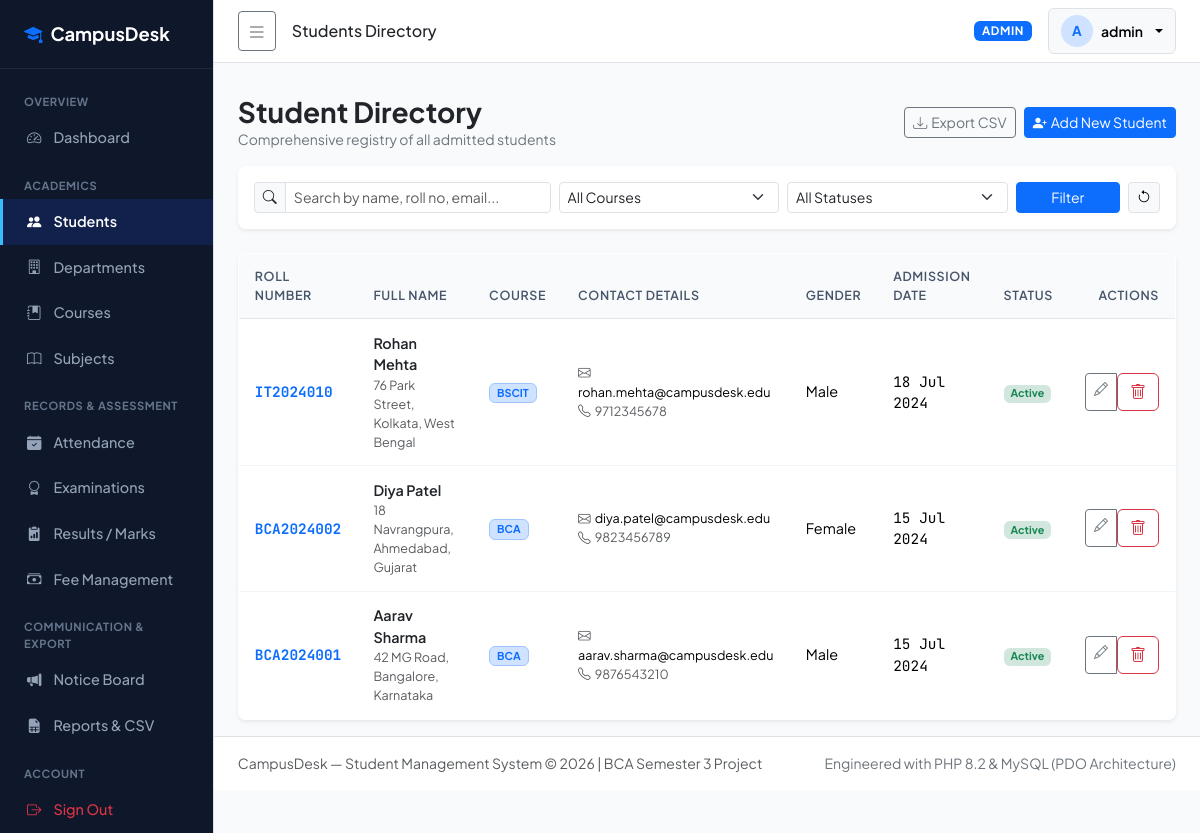
The app's page /admin/students.php (signed in) with its own data.
### tables this page shows
CREATE TABLE `students` (
  `student_id` INT AUTO_INCREMENT PRIMARY KEY,
  `student_code` VARCHAR(30) NOT NULL UNIQUE COMMENT 'Academic Roll Number / Enrollment No',
  `user_id` INT NULL UNIQUE COMMENT 'Linked user login account',
  `course_id` INT NOT NULL,
  `full_name` VARCHAR(100) NOT NULL,
  `email` VARCHAR(100) NOT NULL UNIQUE,
  `phone` VARCHAR(20) NOT NULL,
  `dob` DATE NOT NULL,
  `gender` ENUM('Male', 'Female', 'Other') NOT NULL,
  `address` TEXT NOT NULL,
  `admission_date` DATE NOT NULL,
  `enrollment_status` ENUM('Active', 'Graduated', 'Suspended', 'Withdrawn') NOT NULL DEFAULT 'Active',
  `created_at` TIMESTAMP DEFAULT CURRENT_TIMESTAMP,
  `updated_at` TIMESTAMP DEFAULT CURRENT_TIMESTAMP ON UPDATE CURRENT_TIMESTAMP,
  CONSTRAINT `fk_students_user` FOREIGN KEY (`user_id`) REFERENCES `users` (`user_id`) ON DELETE SET NULL ON UPDATE CASCADE,
  CONSTRAINT `fk_students_course` FOREIGN KEY (`course_id`) REFERENCES `courses` (`course_id`) ON DELETE RESTRICT ON UPDATE CASCADE,
  INDEX `idx_students_code` (`student_code`),
  INDEX `idx_students_course` (`course_id`),
  INDEX `idx_students_status` (`enrollment_status`)
);

CREATE TABLE `courses` (
  `course_id` INT AUTO_INCREMENT PRIMARY KEY,
  `dept_id` INT NOT NULL,
  `course_name` VARCHAR(120) NOT NULL,
  `course_code` VARCHAR(20) NOT NULL UNIQUE,
  `duration_years` DECIMAL(3,1) NOT NULL DEFAULT 3.0,
  `description` TEXT NULL,
  `status` ENUM('active', 'inactive') NOT NULL DEFAULT 'active',
  `created_at` TIMESTAMP DEFAULT CURRENT_TIMESTAMP,
  CONSTRAINT `fk_courses_dept` FOREIGN KEY (`dept_id`) REFERENCES `departments` (`dept_id`) ON DELETE RESTRICT ON UPDATE CASCADE,
  INDEX `idx_courses_dept` (`dept_id`)
);

### includes/functions.php (called while the page is built, shortened)
<?php
function e(?string $string): string {
    return htmlspecialchars((string)$string, ENT_QUOTES, 'UTF-8');
}
function format_date(?string $date_str): string {
    $time = strtotime($date_str);
    return $time ? date('d M Y', $time) : $date_str;
}

### admin/students.php (the view, shortened to what this page needs)
<?php
require_once __DIR__ . '/../config/database.php';
require_once __DIR__ . '/../includes/functions.php';
$search = trim($_GET['search'] ?? '');
$page = max(1, (int)($_GET['page'] ?? 1));
$limit = 10;
$offset = ($page - 1) * $limit;
$where_clauses = [];
$params = [];
$where_sql = !empty($where_clauses) ? 'WHERE ' . implode(' AND ', $where_clauses) : '';
$query_sql = "
    SELECT s.*, c.course_name, c.course_code
    FROM students s
    JOIN courses c ON s.course_id = c.course_id
    {$where_sql}
    ORDER BY s.student_id DESC
    LIMIT {$limit} OFFSET {$offset}
";
$data_stmt = $pdo->prepare($query_sql);
$data_stmt->execute($params);
$students = $data_stmt->fetchAll();
require_once __DIR__ . '/../includes/header.php';
require_once __DIR__ . '/../includes/sidebar.php';
require_once __DIR__ . '/../includes/navbar.php';
?>
<div class="container-fluid px-4 py-3">
  <div class="d-flex justify-content-between align-items-center mb-3 flex-wrap gap-2">
    <div>
      <h3 class="fw-bold text-dark mb-0">Student Directory</h3>
      <div class="text-secondary small">Comprehensive registry of all admitted students</div>
    </div>
    <div class="d-flex gap-2">
      <a href="reports.php?type=students" class="btn btn-outline-secondary btn-sm"><i class="bi bi-download me-1"></i>Export CSV</a>
      <a href="student_add.php" class="btn btn-primary btn-sm"><i class="bi bi-person-plus-fill me-1"></i>Add New Student</a>
    </div>
  </div>
  <div class="card border-0 shadow-sm rounded-3 p-3 bg-white mb-4">
    <form method="GET" action="students.php" class="row g-2 align-items-center">
      <div class="col-md-4">
        <div class="input-group input-group-sm">
          <span class="input-group-text bg-light"><i class="bi bi-search"></i></span>
          <input type="text" name="search" class="form-control" placeholder="Search by name, roll no, email..." value="<?= e($search) ?>">
        </div>
      </div>
      <div class="col-md-3">
        <select name="course_id" class="form-select form-select-sm">
          <option value="0">All Courses</option>
        </select>
      </div>
      <div class="col-md-3">
        <select name="status" class="form-select form-select-sm">
          <option value="">All Statuses</option>
        </select>
      </div>
      <div class="col-md-2 d-flex gap-2">
        <button type="submit" class="btn btn-primary btn-sm flex-grow-1">Filter</button>
        <a href="students.php" class="btn btn-light btn-sm border" title="Reset Filters"><i class="bi bi-arrow-counterclockwise"></i></a>
      </div>
    </form>
  </div>
  <div class="card border-0 shadow-sm rounded-3 bg-white overflow-hidden">
    <div class="table-responsive">
      <table class="table table-hover table-cd mb-0 align-middle">
        <thead>
          <tr>
            <th>Roll Number</th>
            <th>Full Name</th>
            <th>Course</th>
            <th>Contact Details</th>
            <th>Gender</th>
            <th>Admission Date</th>
            <th>Status</th>
            <th class="text-end">Actions</th>
          </tr>
        </thead>
        <tbody>
          <?php if (empty($students)): ?>
            <tr>
              <td colspan="8" class="text-center py-5 text-muted">
                <i class="bi bi-person-x fs-1 d-block mb-2 text-secondary"></i>
                No student records matched your filter criteria.
              </td>
            </tr>
          <?php else: ?>
            <?php foreach ($students as $st): ?>
              <tr>
                <td class="tabular-nums fw-bold text-primary"><?= e($st['student_code']) ?></td>
                <td>
                  <div class="fw-semibold text-dark"><?= e($st['full_name']) ?></div>
                  <div class="text-muted small"><?= e($st['address']) ?></div>
                </td>
                <td>
                  <span class="badge bg-primary-subtle text-primary border border-primary-subtle"><?= e($st['course_code']) ?></span>
                </td>
                <td>
                  <div class="small"><i class="bi bi-envelope me-1 text-muted"></i><?= e($st['email']) ?></div>
                  <div class="small text-muted"><i class="bi bi-telephone me-1"></i><?= e($st['phone']) ?></div>
                </td>
                <td><?= e($st['gender']) ?></td>
                <td class="tabular-nums small"><?= format_date($st['admission_date']) ?></td>
                <td>
                  <span class="badge <?= $st['enrollment_status'] === 'Active' ? 'bg-success-subtle text-success' : 'bg-secondary-subtle text-secondary' ?>">
                    <?= e($st['enrollment_status']) ?>
                  </span>
                </td>
                <td class="text-end">
                  <div class="btn-group btn-group-sm">
                    <a href="student_edit.php?id=<?= (int)$st['student_id'] ?>" class="btn btn-outline-secondary" title="Edit Student">
                      <i class="bi bi-pencil"></i>
                    </a>
                    <form method="POST" action="students.php" class="d-inline" onsubmit="return confirm('Are you sure you want to delete student <?= addslashes($st['full_name']) ?>?');">
                      <button type="submit" class="btn btn-outline-danger" title="Delete Student">
                        <i class="bi bi-trash"></i>
                      </button>
                    </form>
                  </div>
                </td>
              </tr>
            <?php endforeach; ?>
          <?php endif; ?>
        </tbody>
      </table>
    </div>
  </div>
</div>
<?php require_once __DIR__ . '/../includes/footer.php'; ?>

### assets/css/style.css (style rules this page uses)
:root { --cd-primary: #1e40af; --cd-primary-dark: #0f2b48; --cd-primary-light: #3b82f6; --cd-sidebar-bg: #0f172a; --cd-sidebar-hover: #1e293b; --cd-surface: #ffffff; --cd-bg: #f8fafc; --cd-border: #e2e8f0; --cd-text-main: #0f172a; --cd-text-muted: #64748b; }
body { font-family: 'Plus Jakarta Sans', system-ui, -apple-system, BlinkMacSystemFont, 'Segoe UI', Roboto, sans-serif; background-color: var(--cd-bg); color: var(--cd-text-main); min-height: 100vh; }
.tabular-nums, td.metric, .badge-mono { font-family: 'JetBrains Mono', monospace; font-variant-numeric: tabular-nums; }
.table-cd { background: white; border-radius: 8px; overflow: hidden; border: 1px solid var(--cd-border); }
.table-cd thead th { background-color: #f8fafc; color: #475569; font-size: 0.78rem; font-weight: 600; text-transform: uppercase; letter-spacing: 0.05em; border-bottom: 1px solid var(--cd-border); padding: 0.85rem 1rem; }
.table-cd tbody td { padding: 0.85rem 1rem; vertical-align: middle; border-bottom: 1px solid #f1f5f9; font-size: 0.9rem; }

### records on screen
students: student_code "IT2024010", full_name "Rohan Mehta", address "76 Park Street, Kolkata, West Bengal", course.course_code "BSCIT", email "rohan.mehta@campusdesk.edu", phone "9712345678", gender "Male", admission_date "18 Jul 2024", enrollment_status "Active"
students: student_code "BCA2024002", full_name "Diya Patel", address "18 Navrangpura, Ahmedabad, Gujarat", course.course_code "BCA", email "diya.patel@campusdesk.edu", phone "9823456789", gender "Female", admission_date "15 Jul 2024", enrollment_status "Active"
students: student_code "BCA2024001", full_name "Aarav Sharma", address "42 MG Road, Bangalore, Karnataka", course.course_code "BCA", email "aarav.sharma@campusdesk.edu", phone "9876543210", gender "Male", admission_date "15 Jul 2024", enrollment_status "Active"

### other values on screen
$page_title "Students Directory"
$user['role'] "ADMIN"
substr($user['full_name'] ?? 'U', 0, 1) "A"
$user['full_name'] "admin"
